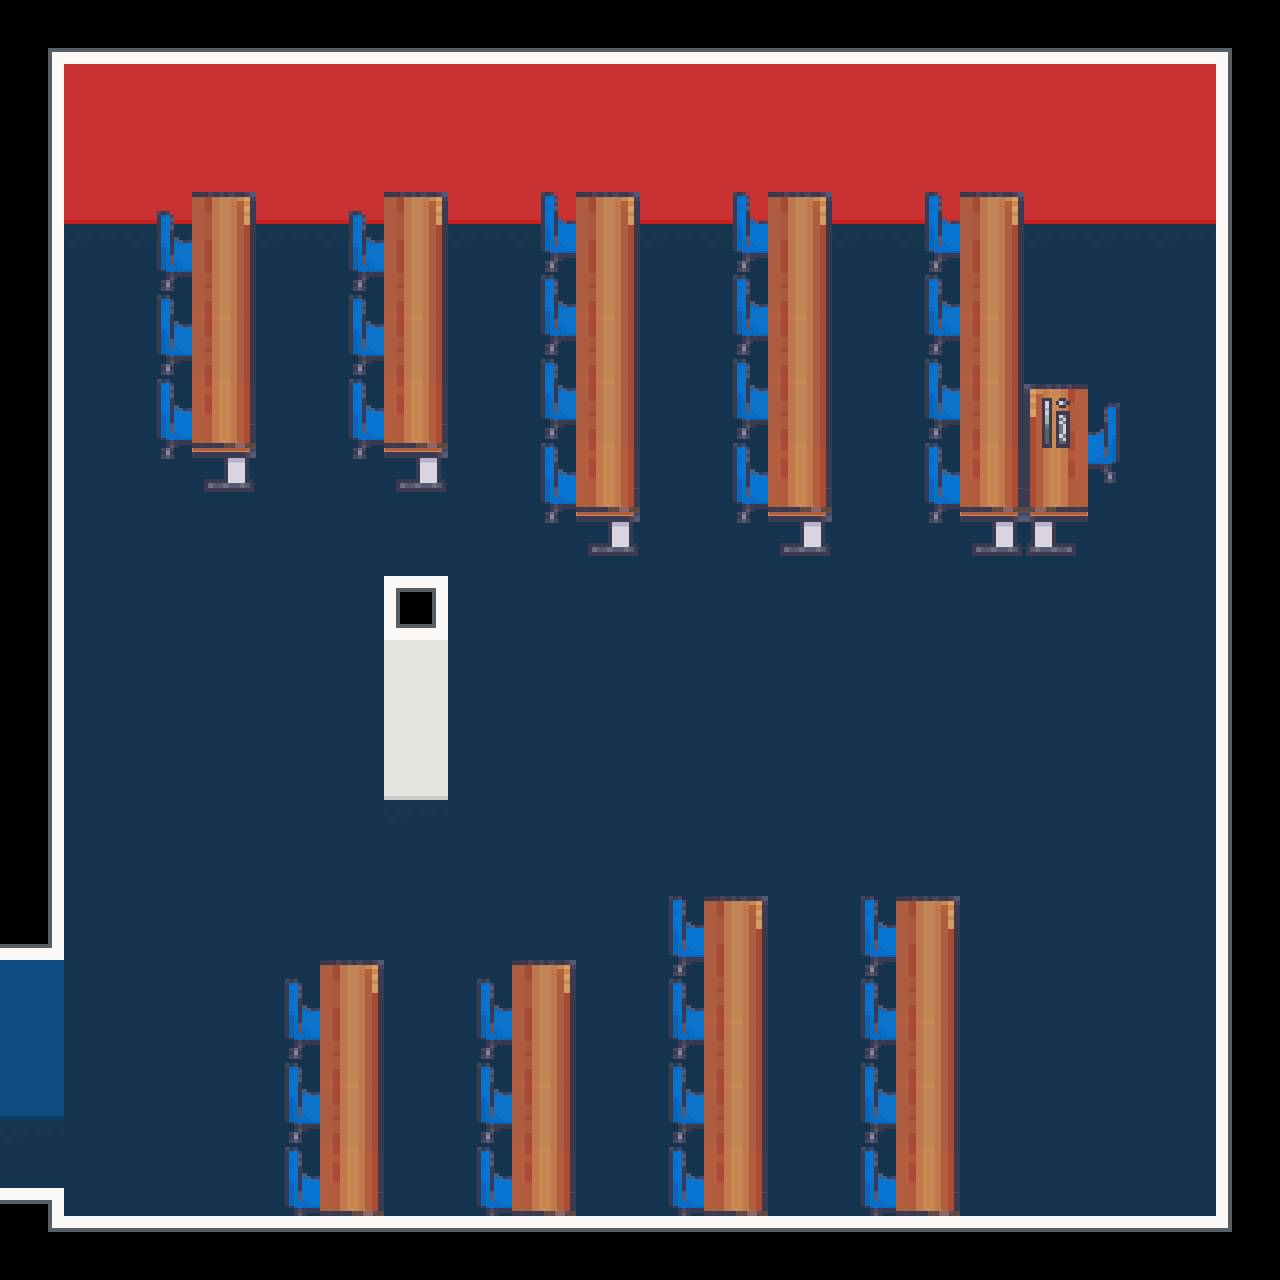

This is a level from a 2D game, rendered from its Tiled map with the project's own tilesets. A one-line summary and the complete map file follow:
An orthogonal 20x20 tile map with 64x64 px tiles, 2 tile layers (Floor, Furnishing), 2 tilesets and 17 objects (Player).

<map version="1.10" tiledversion="1.11.2" orientation="orthogonal" renderorder="right-down" width="20" height="20" tilewidth="64" tileheight="64" infinite="0" nextlayerid="7" nextobjectid="29">
 <properties>
  <property name="display_name" value="Lecture Room 1" />
  <property name="display_title" value="Main Building (L3)" />
 </properties>
 <tileset firstgid="1" version="1.10" tiledversion="1.11.2" name="LCB_indoor" tilewidth="64" tileheight="64" tilecount="1550" columns="25"><image source="../../graphics/tilesets/indoor.png" width="1600" height="3968" />
</tileset>
 <tileset firstgid="1551" version="1.10" tiledversion="1.11.2" name="LCB_furnishing" tilewidth="64" tileheight="64" tilecount="1007" columns="19"><image source="../../graphics/tilesets/furnishing.png" width="1216" height="3392" />
</tileset>
 <layer id="1" name="Floor" width="20" height="20">
  <data encoding="csv">
11,553,553,553,553,553,553,553,553,553,553,553,553,553,553,553,553,553,553,12,
206,578,578,578,578,578,578,578,578,578,578,578,578,578,578,578,578,578,578,215,
206,603,603,603,603,603,603,603,603,603,603,603,603,603,603,603,603,603,603,215,
206,628,628,628,628,628,628,628,628,628,628,628,628,628,628,628,628,628,628,215,
206,24,24,24,24,24,24,24,24,24,24,24,24,24,24,24,24,24,24,215,
206,24,24,24,24,24,24,24,24,24,24,24,24,24,24,24,24,24,24,215,
211,24,24,24,24,24,24,24,24,24,24,24,24,24,24,24,24,24,24,215,
211,24,24,24,24,24,24,24,24,24,24,24,24,24,24,24,24,24,24,215,
211,24,24,24,24,24,24,24,24,24,24,24,24,24,24,24,24,24,24,215,
211,24,24,24,24,24,113,24,24,24,24,24,24,24,24,24,24,24,24,215,
211,24,24,24,24,24,178,24,24,24,24,24,24,24,24,24,24,24,24,215,
211,24,24,24,24,24,203,24,24,24,24,24,24,24,24,24,24,24,24,215,
211,24,24,24,24,24,228,24,24,24,24,24,24,24,24,24,24,24,24,215,
211,24,24,24,24,24,24,24,24,24,24,24,24,24,24,24,24,24,24,215,
63,24,24,24,24,24,24,24,24,24,24,24,24,24,24,24,24,24,24,215,
188,24,24,24,24,24,24,24,24,24,24,24,24,24,24,24,24,24,24,215,
213,24,24,24,24,24,24,24,24,24,24,24,24,24,24,24,24,24,24,215,
238,24,24,24,24,24,24,24,24,24,24,24,24,24,24,24,24,24,24,235,
501,24,24,24,24,24,24,24,24,24,24,24,24,24,24,24,24,24,24,215,
36,288,288,288,288,288,288,288,288,288,288,288,288,288,288,288,288,288,288,37
</data>
 </layer>
 <layer id="3" name="Furnishing" width="20" height="20">
  <data encoding="csv">
0,0,0,0,0,0,0,0,0,0,0,0,0,0,0,0,0,0,0,0,
0,0,0,0,0,0,0,0,0,0,0,0,0,0,0,0,0,0,0,0,
0,0,0,0,0,0,0,0,0,0,0,0,0,0,0,0,0,0,0,0,
0,0,1719,1740,0,1719,1740,0,1701,1740,0,1701,1740,0,1701,1740,0,0,0,0,
0,0,1739,1759,0,1739,1759,0,1720,1759,0,1720,1759,0,1720,1759,0,0,0,0,
0,0,1758,1759,0,1758,1759,0,1739,1759,0,1739,1759,0,1739,1759,0,0,0,0,
0,0,1777,1778,0,1777,1778,0,1758,1759,0,1758,1759,0,1758,1759,1816,1815,0,0,
0,0,1796,1797,0,1796,1797,0,1777,1778,0,1777,1778,0,1777,1778,1854,1834,0,0,
0,0,0,0,0,0,0,0,1796,1797,0,1796,1797,0,1796,1797,1873,0,0,0,
0,0,0,0,0,0,0,0,0,0,0,0,0,0,0,0,0,0,0,0,
0,0,0,0,0,0,0,0,0,0,0,0,0,0,0,0,0,0,0,0,
0,0,0,0,0,0,0,0,0,0,0,0,0,0,0,0,0,0,0,0,
0,0,0,0,0,0,0,0,0,0,0,0,0,0,0,0,0,0,0,0,
0,0,0,0,0,0,0,0,0,0,0,0,0,0,0,0,0,0,0,0,
0,0,0,0,0,0,0,0,0,0,1701,1740,0,1701,1740,0,0,0,0,0,
0,0,0,0,1719,1740,0,1719,1740,0,1720,1759,0,1720,1759,0,0,0,0,0,
0,0,0,0,1739,1759,0,1739,1759,0,1739,1759,0,1739,1759,0,0,0,0,0,
0,0,0,0,1758,1759,0,1758,1759,0,1758,1759,0,1758,1759,0,0,0,0,0,
0,0,0,0,1777,1778,0,1777,1778,0,1777,1778,0,1777,1778,0,0,0,0,0,
0,0,0,0,0,0,0,0,0,0,0,0,0,0,0,0,0,0,0,0
</data>
 </layer>
 <objectgroup id="5" name="Entities">
  <object id="4" name="Player" x="128" y="1088">
   <properties>
    <property name="direction" value="right" />
    <property name="pos" value="main_3" />
   </properties>
   <point />
  </object>
 </objectgroup>
 <objectgroup id="4" name="Collisions">
  <object id="9" x="1.33333" y="1184" width="1276" height="93.3333" />
  <object id="10" x="1213.33" y="1.6667" width="64" height="1269.67" />
  <object id="11" x="0.6667" y="1.99967" width="1280" height="145.333" />
  <object id="12" x="2.66663" y="5.99967" width="63.3334" height="1046.67" />
  <object id="14" x="345.333" y="64" width="107.333" height="378" />
  <object id="15" x="151" y="63" width="107.333" height="379.333" />
  <object id="16" x="535" y="62.667" width="107.333" height="443" />
  <object id="17" x="727.667" y="64.333" width="107.333" height="442.667" />
  <object id="18" x="920.333" y="62.667" width="107.333" height="443.667" />
  <object id="19" x="1027.33" y="341" width="96.6663" height="165.333" />
  <object id="20" x="281.667" y="922.333" width="107.333" height="269.333" />
  <object id="21" x="664.333" y="856.333" width="107.333" height="336" />
  <object id="22" x="474.333" y="922" width="107.333" height="268.333" />
  <object id="23" x="857" y="852.667" width="107.333" height="340.333" />
  <object id="25" x="382" y="544.334" width="67.3333" height="179.667" />
 </objectgroup>
 <objectgroup id="6" name="Transition">
  <object id="3" x="47.6364" y="1114" width="7" height="75">
   <properties>
    <property name="pos" value="main_3_room1" />
    <property name="target" value="main_3" />
   </properties>
  </object>
 </objectgroup>
</map>
